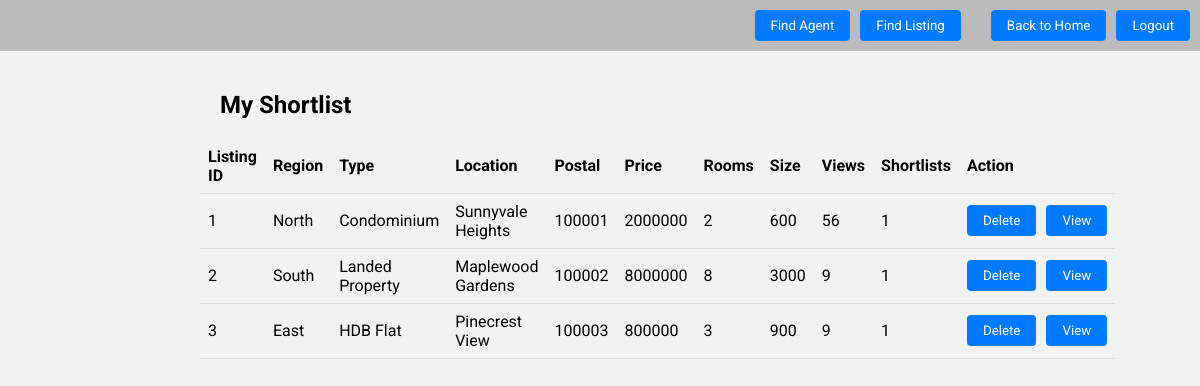
The app's page /Boundary/buyer/my_shortlist.php (signed in) with its own data.
### tables this page shows
CREATE TABLE `listing` (
  `listing_id` int(11) NOT NULL,
  `ra_id` int(11) NOT NULL,
  `user_id` int(11) NOT NULL,
  `region` enum('North','South','East','West','Central') NOT NULL,
  `type` enum('Condominium','Landed Property','HDB Flat') NOT NULL,
  `location` text NOT NULL,
  `postal` int(6) NOT NULL,
  `price` int(11) NOT NULL,
  `rooms` int(1) NOT NULL,
  `size` int(11) NOT NULL,
  `views` int(11) DEFAULT NULL,
  `shortlists` int(11) DEFAULT NULL
);

CREATE TABLE `shortlist` (
  `listing_id` int(11) NOT NULL,
  `user_id` int(11) NOT NULL
);

### Control/buyer/my_shortlist_controller.php (called while the page is built, shortened)
<?php
require_once('../../Database/db_conn.php');
require_once('../../Entity/listing.php');
class MyShortlistController {
    private $Listing;
    public function __construct($conn) {
        $this->Listing = new Listing($conn);
    }
    public function getShortlistedListings($user_id) {
        return $this->Listing->getShortlistedListings($user_id);
    }
}
?>

### Entity/listing.php (called while the page is built, shortened)
<?php
class Listing {
    private $conn;
    public function __construct($conn) {
        $this->conn = $conn;
    }
    public function getShortlistedListings($user_id) {
        $sql = "SELECT * FROM listing INNER JOIN shortlist ON listing.listing_id = shortlist.listing_id WHERE shortlist.user_id = ?";
        $stmt = $this->conn->prepare($sql);
        $stmt->bind_param("i", $user_id);
        $stmt->execute();
        $result = $stmt->get_result();
        $listings = array();
        while ($row = $result->fetch_assoc()) {
            $listings[] = $row;
        }
        return $listings;
    }
}
?>

### Boundary/buyer/my_shortlist.php (the view, shortened to what this page needs)
<?php
require_once('../../Database/db_conn.php');
require_once('../../Control/buyer/my_shortlist_controller.php');
$myShortlistController = new MyShortlistController($conn);
$user_id = $_SESSION['user_id'];
$shortlistedListings = $myShortlistController->getShortlistedListings($user_id);
?>
<!DOCTYPE html>
<html lang="en">
<head>
</head>
<body>
<?php include 'header.php'?>
<div class="container">
    <h2 class="title">My Shortlist</h2>
    <?php if (!empty($shortlistedListings)): ?>
    <div class="listings">
        <table>
            <thead>
                <tr>
                    <th>Listing ID</th>
                    <th>Region</th>
                    <th>Type</th>
                    <th>Location</th>
                    <th>Postal</th>
                    <th>Price</th>
                    <th>Rooms</th>
                    <th>Size</th>
                    <th>Views</th>
                    <th>Shortlists</th>
                    <th>Action</th>
                </tr>
            </thead>
            <tbody>
                <?php foreach ($shortlistedListings as $listing): ?>
                <tr>
                    <td><?php echo $listing['listing_id']; ?></td>
                    <td><?php echo $listing['region']; ?></td>
                    <td><?php echo $listing['type']; ?></td>
                    <td><?php echo $listing['location']; ?></td>
                    <td><?php echo $listing['postal']; ?></td>
                    <td><?php echo $listing['price']; ?></td>
                    <td><?php echo $listing['rooms']; ?></td>
                    <td><?php echo $listing['size']; ?></td>
                    <td><?php echo $listing['views']; ?></td>
                    <td><?php echo $listing['shortlists']; ?></td>
                    <td>
                        <div class="buttons">
                        <form action="../../Control/buyer/delete_shortlist_controller.php" method="post">
                            <button type="submit">Delete</button>
                        </form>
                        <form action="../../Boundary/buyer/view_listing.php" method="get">
                            <button type="submit">View</button>
                        </form>
                        </div>
                    </td>
                </tr>
                <?php endforeach; ?>
            </tbody>
        </table>
    </div>
    <?php else: ?>
    <p>No listings found in your shortlist.</p>
    <?php endif; ?>
</div>
</body>
</html>

### Boundary/buyer/my_shortlist.php (style rules this page uses)
body { font-family: 'Roboto', sans-serif; background-color: #f2f2f2; margin: 0; padding: 0; }
.container { max-width: 800px; margin: 0 auto; padding: 20px; }
.title { margin-left: 20px; }
table { width: 100%; border-collapse: collapse; }
th, td { padding: 8px; text-align: left; border-bottom: 1px solid #ddd; }
th { background-color: #f2f2f2; }
.buttons { display: flex; gap: 5px; }
.buttons button { background-color: #007bff; color: white; padding: 5px 10px; border: none; border-radius: 4px; cursor: pointer; font-family: 'Roboto', sans-serif; }

### Boundary/buyer/header.php (style rules this page uses)
body { font-family: 'Roboto', sans-serif; margin: 0; padding: 0; }
.buttons { display: flex; gap: 10px; }
.buttons button { background-color: #007bff; color: white; padding: 8px 16px; border: none; border-radius: 4px; cursor: pointer; font-family: 'Roboto', sans-serif; }

### records on screen
listing: shortlist.listing_id "1", region "North", type "Condominium", location "Sunnyvale Heights", postal "100001", price "2000000", rooms "2", size "600", views "56", shortlists "1"
listing: shortlist.listing_id "2", region "South", type "Landed Property", location "Maplewood Gardens", postal "100002", price "8000000", rooms "8", size "3000", views "9", shortlists "1"
listing: shortlist.listing_id "3", region "East", type "HDB Flat", location "Pinecrest View", postal "100003", price "800000", rooms "3", size "900", views "9", shortlists "1"
